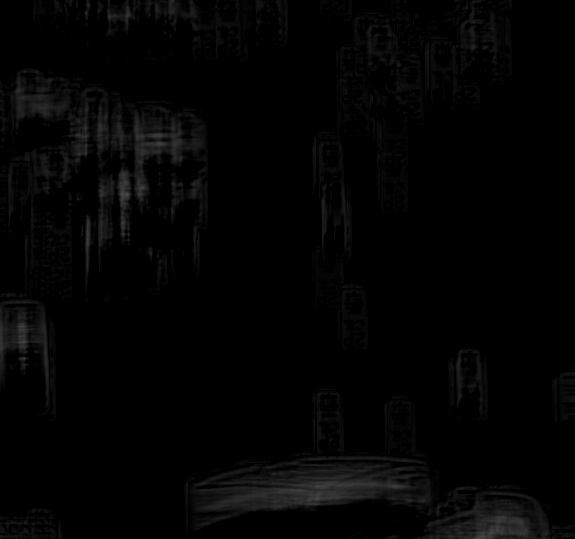
#> input picture experiments/template-matching/hits_for_imagej.jpg, 575 x 539 px, given in place of template.jpg, which was not available
$ python match_template.py hits_for_imagej.jpg
#> lines starting #> are read from the running program, lines starting #| are printed output that depends on the picture; pictures that were not available may be replaced by others from this repository, and a replacement may not be noted
from __future__ import print_function

import os
import sys
import cv2

import numpy as np

THRESHOLDED_IMAGES_PATH = sys.argv[1]

TEMPLATE_IMAGE_PATH = 'template.jpg'
RESULTS_PATH = 'results'

AS_GRAYSCALE = 0
MATCH_THRESHOLD = 0.7
MATCHING_METHOD = cv2.TM_SQDIFF_NORMED
LIMIT_AMOUNT = 10

template_image = cv2.imread(TEMPLATE_IMAGE_PATH, AS_GRAYSCALE)
#> template_image is the input picture: shape (539, 575); min 0, max 74, mean 3.6

query_images = os.listdir(THRESHOLDED_IMAGES_PATH)
limited_query_images = query_images[:LIMIT_AMOUNT]

SCALES = [0.6, 0.7, 0.75, 0.8, 0.85, 0.9, 0.95, 1.0, 1.1, 1.25, 1.5, 1.75, 2.0, 2.25, 2.5, 3.0, 3.5]
for query_fname in limited_query_images:
    query_path = os.path.join(THRESHOLDED_IMAGES_PATH, query_fname)
    query_image = cv2.imread(query_path, AS_GRAYSCALE)
    color_query_image = cv2.imread(query_path)

    #print('query shape:', query_image.shape[::-1])

    best_score = None
    for scale in SCALES:
        scaled_template = cv2.resize(template_image, (0, 0), fx=scale, fy=scale)

        #print('template shape:', scaled_template.shape[::-1])
        matches = cv2.matchTemplate(query_image, scaled_template, cv2.TM_CCOEFF_NORMED)

        #print('matches shape:', matches.shape[::-1])

        # print('qfname:', query_fname.split('.'))
        qf = ''.join(query_fname.split('.')[:-1])
        #print("qf:", qf)
        cv2.imwrite(os.path.join(RESULTS_PATH, '{0}_proc_{1}.jpg'.format(qf, scale)), matches * 255)

        #loc = np.where(np.abs(matches) >= MATCH_THRESHOLD)

        print('matches:', matches)
        if best_score is None or best_score < matches.max():
            print("new best:", best_score)
            best_score = matches.max()
            best = np.where(matches==matches.max())
            best_template = scaled_template
#> this loop made 17 passes
#> (matches, best_score, best) on pass 8: ([1], 1, ([0], [0]))
#> (best_score, best) on passes 1 to 6: (0.402, ([195], [130])), (0.434, ([147], [126])), (0.469, ([123], [108])), (0.493, ([99], [88])), (0.536, ([73], [54])), (0.582, ([49], [49]))
#> (printed output is left out)
#> pass 1, `matches = cv2.matchTemplate(query_image, scaled_template, cv2.TM_CCOEF..`:
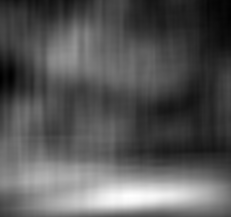
#> matches: shape (217, 231) float32; min -0.0634, max 0.402, mean 0.0963; drawn with min black and max white
#> pass 1, `cv2.imwrite(os.path.join(RESULTS_PATH, '{0}_proc_{1}.jpg'.format(qf, s..`:
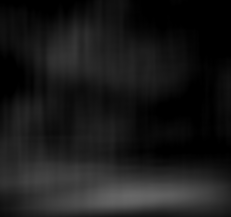
#> saved as hits_for_imagej_proc_0.6.jpg: shape (217, 231); min 0, max 103, mean 25.1
#> after the loop, best_score = 1

    for pt in zip(*best[::-1]):
        print("match at pt:", pt)
        tw, th = best_template.shape[::-1]
        tl = int(pt[0] + (tw / 2.0))
        tr = int(pt[1] + (th / 2.0))
        cv2.rectangle(color_query_image, pt, (tl, tr), (255, 0, 0), 2)

        cv2.imwrite(os.path.join(RESULTS_PATH, query_fname), color_query_image)
#> this loop made 1 pass
#> (pt, tw, th, tl, tr) on pass 1: ((0, 0), 575, 539, 287, 269)
#> pass 1, `cv2.imwrite(os.path.join(RESULTS_PATH, query_fname), color_query_image)`:
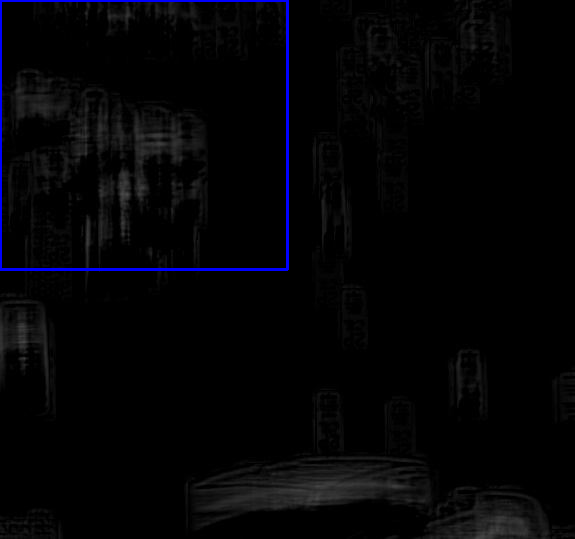
#> saved as hits_for_imagej.jpg: shape (539, 575, 3); mean B, G, R 5.8, 3.6, 3.6
